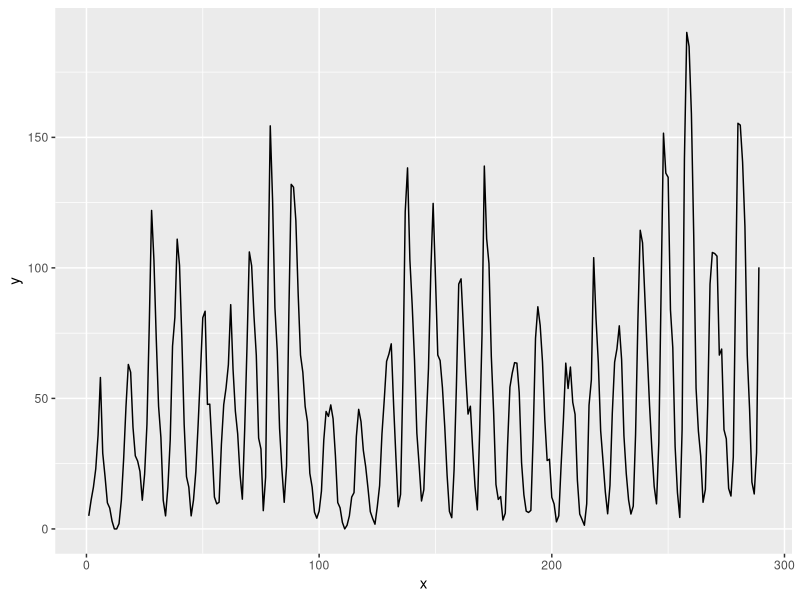
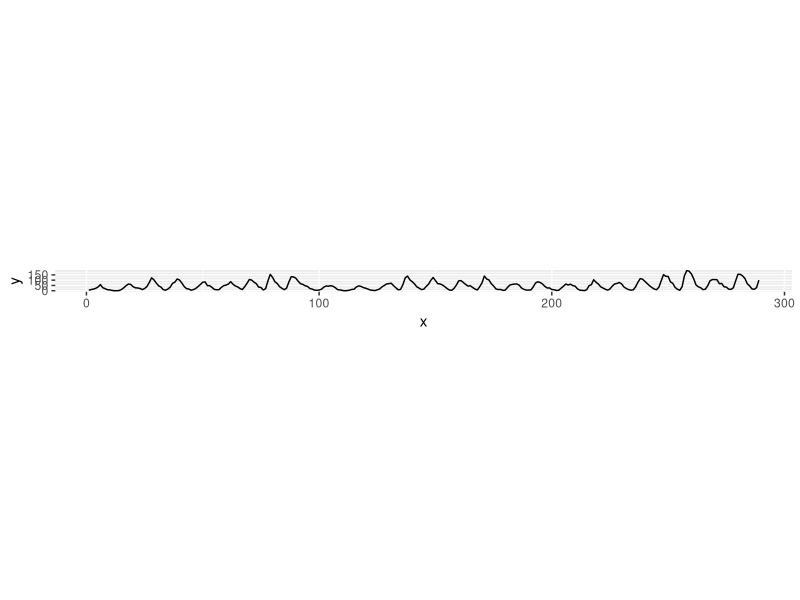

Source code (R) for these figures, in order:
library(ggthemes)


### Name: bank_slopes
### Title: Bank Slopes to 45 degrees
### Aliases: bank_slopes

### ** Examples

library("ggplot2")

# Use the classic sunspot data from Cleveland's original paper
x <- seq_along(sunspot.year)
y <- as.numeric(sunspot.year)
# Without banking
m <- ggplot(data.frame(x = x, y = y), aes(x = x, y = y)) +
   geom_line()
m

## Using the default method, Median Absolute Slope
ratio <- bank_slopes(x, y)
m + coord_fixed(ratio = ratio)
## Using culling
## Average Absolute Slope
bank_slopes(x, y, method = "as")
